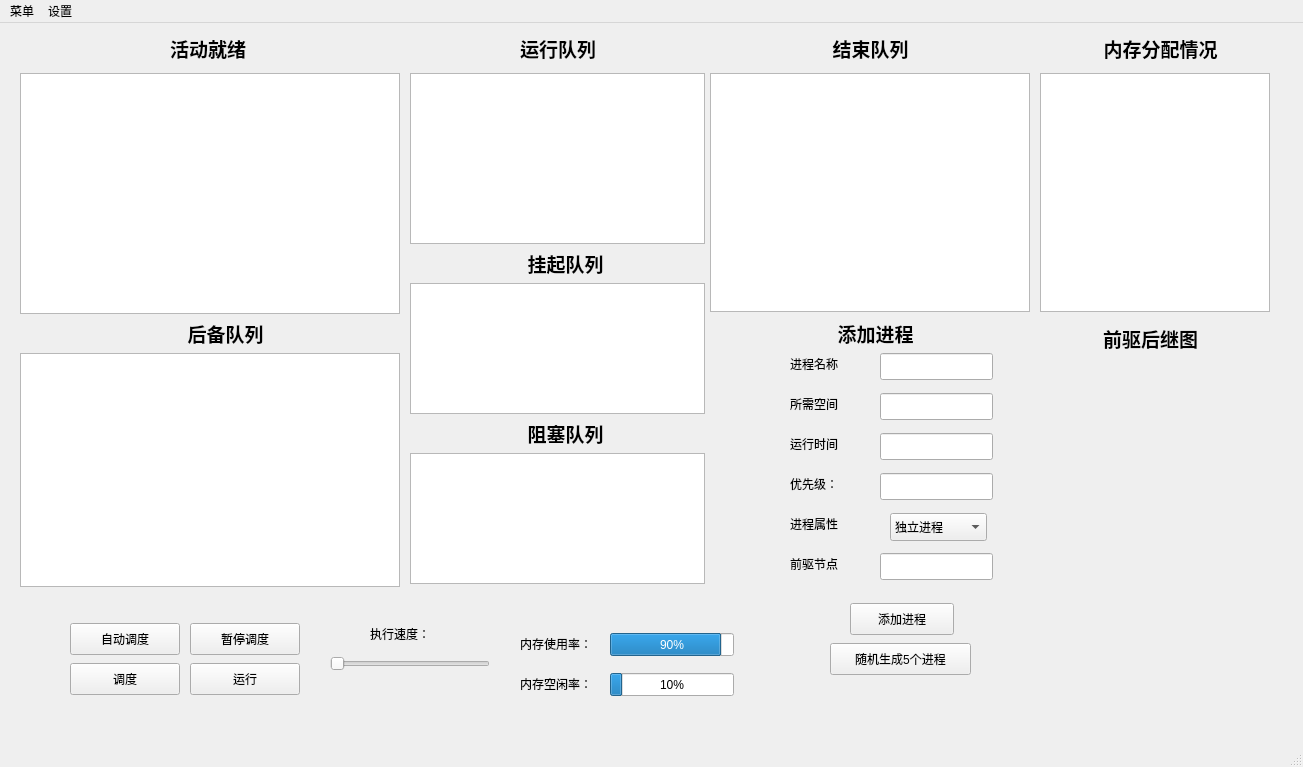
<?xml version="1.0" encoding="UTF-8"?>
<ui version="4.0">
 <class>app</class>
 <widget class="QMainWindow" name="app">
  <property name="geometry">
   <rect>
    <x>0</x>
    <y>0</y>
    <width>1303</width>
    <height>767</height>
   </rect>
  </property>
  <property name="contextMenuPolicy">
   <enum>Qt::NoContextMenu</enum>
  </property>
  <property name="windowTitle">
   <string>OS-master-常琪凯</string>
  </property>
  <property name="styleSheet">
   <string notr="true"/>
  </property>
  <widget class="QWidget" name="centralwidget">
   <widget class="QPushButton" name="button_scheduling">
    <property name="geometry">
     <rect>
      <x>70</x>
      <y>640</y>
      <width>110</width>
      <height>32</height>
     </rect>
    </property>
    <property name="text">
     <string>调度</string>
    </property>
   </widget>
   <widget class="QLabel" name="label_ready">
    <property name="geometry">
     <rect>
      <x>170</x>
      <y>10</y>
      <width>111</width>
      <height>30</height>
     </rect>
    </property>
    <property name="maximumSize">
     <size>
      <width>500</width>
      <height>500</height>
     </size>
    </property>
    <property name="palette">
     <palette>
      <active>
       <colorrole role="Button">
        <brush brushstyle="SolidPattern">
         <color alpha="255">
          <red>0</red>
          <green>255</green>
          <blue>255</blue>
         </color>
        </brush>
       </colorrole>
       <colorrole role="Light">
        <brush brushstyle="SolidPattern">
         <color alpha="255">
          <red>127</red>
          <green>255</green>
          <blue>255</blue>
         </color>
        </brush>
       </colorrole>
       <colorrole role="Midlight">
        <brush brushstyle="SolidPattern">
         <color alpha="255">
          <red>63</red>
          <green>255</green>
          <blue>255</blue>
         </color>
        </brush>
       </colorrole>
       <colorrole role="Dark">
        <brush brushstyle="SolidPattern">
         <color alpha="255">
          <red>0</red>
          <green>127</green>
          <blue>127</blue>
         </color>
        </brush>
       </colorrole>
       <colorrole role="Mid">
        <brush brushstyle="SolidPattern">
         <color alpha="255">
          <red>0</red>
          <green>170</green>
          <blue>170</blue>
         </color>
        </brush>
       </colorrole>
       <colorrole role="Window">
        <brush brushstyle="SolidPattern">
         <color alpha="255">
          <red>0</red>
          <green>255</green>
          <blue>255</blue>
         </color>
        </brush>
       </colorrole>
       <colorrole role="Shadow">
        <brush brushstyle="SolidPattern">
         <color alpha="255">
          <red>0</red>
          <green>0</green>
          <blue>0</blue>
         </color>
        </brush>
       </colorrole>
       <colorrole role="AlternateBase">
        <brush brushstyle="SolidPattern">
         <color alpha="255">
          <red>127</red>
          <green>255</green>
          <blue>255</blue>
         </color>
        </brush>
       </colorrole>
      </active>
      <inactive>
       <colorrole role="Button">
        <brush brushstyle="SolidPattern">
         <color alpha="255">
          <red>240</red>
          <green>240</green>
          <blue>240</blue>
         </color>
        </brush>
       </colorrole>
       <colorrole role="Light">
        <brush brushstyle="SolidPattern">
         <color alpha="255">
          <red>255</red>
          <green>255</green>
          <blue>255</blue>
         </color>
        </brush>
       </colorrole>
       <colorrole role="Midlight">
        <brush brushstyle="SolidPattern">
         <color alpha="255">
          <red>227</red>
          <green>227</green>
          <blue>227</blue>
         </color>
        </brush>
       </colorrole>
       <colorrole role="Dark">
        <brush brushstyle="SolidPattern">
         <color alpha="255">
          <red>160</red>
          <green>160</green>
          <blue>160</blue>
         </color>
        </brush>
       </colorrole>
       <colorrole role="Mid">
        <brush brushstyle="SolidPattern">
         <color alpha="255">
          <red>160</red>
          <green>160</green>
          <blue>160</blue>
         </color>
        </brush>
       </colorrole>
       <colorrole role="Window">
        <brush brushstyle="SolidPattern">
         <color alpha="255">
          <red>240</red>
          <green>240</green>
          <blue>240</blue>
         </color>
        </brush>
       </colorrole>
       <colorrole role="Shadow">
        <brush brushstyle="SolidPattern">
         <color alpha="255">
          <red>105</red>
          <green>105</green>
          <blue>105</blue>
         </color>
        </brush>
       </colorrole>
       <colorrole role="AlternateBase">
        <brush brushstyle="SolidPattern">
         <color alpha="255">
          <red>245</red>
          <green>245</green>
          <blue>245</blue>
         </color>
        </brush>
       </colorrole>
      </inactive>
      <disabled>
       <colorrole role="Button">
        <brush brushstyle="SolidPattern">
         <color alpha="255">
          <red>0</red>
          <green>255</green>
          <blue>255</blue>
         </color>
        </brush>
       </colorrole>
       <colorrole role="Light">
        <brush brushstyle="SolidPattern">
         <color alpha="255">
          <red>127</red>
          <green>255</green>
          <blue>255</blue>
         </color>
        </brush>
       </colorrole>
       <colorrole role="Midlight">
        <brush brushstyle="SolidPattern">
         <color alpha="255">
          <red>63</red>
          <green>255</green>
          <blue>255</blue>
         </color>
        </brush>
       </colorrole>
       <colorrole role="Dark">
        <brush brushstyle="SolidPattern">
         <color alpha="255">
          <red>0</red>
          <green>127</green>
          <blue>127</blue>
         </color>
        </brush>
       </colorrole>
       <colorrole role="Mid">
        <brush brushstyle="SolidPattern">
         <color alpha="255">
          <red>0</red>
          <green>170</green>
          <blue>170</blue>
         </color>
        </brush>
       </colorrole>
       <colorrole role="Window">
        <brush brushstyle="SolidPattern">
         <color alpha="255">
          <red>0</red>
          <green>255</green>
          <blue>255</blue>
         </color>
        </brush>
       </colorrole>
       <colorrole role="Shadow">
        <brush brushstyle="SolidPattern">
         <color alpha="255">
          <red>0</red>
          <green>0</green>
          <blue>0</blue>
         </color>
        </brush>
       </colorrole>
       <colorrole role="AlternateBase">
        <brush brushstyle="SolidPattern">
         <color alpha="255">
          <red>245</red>
          <green>245</green>
          <blue>245</blue>
         </color>
        </brush>
       </colorrole>
      </disabled>
     </palette>
    </property>
    <property name="font">
     <font>
      <pointsize>14</pointsize>
      <bold>true</bold>
     </font>
    </property>
    <property name="text">
     <string>活动就绪</string>
    </property>
    <property name="textFormat">
     <enum>Qt::AutoText</enum>
    </property>
   </widget>
   <widget class="QLabel" name="label_run">
    <property name="geometry">
     <rect>
      <x>520</x>
      <y>10</y>
      <width>111</width>
      <height>30</height>
     </rect>
    </property>
    <property name="font">
     <font>
      <pointsize>14</pointsize>
      <bold>true</bold>
     </font>
    </property>
    <property name="text">
     <string>运行队列</string>
    </property>
   </widget>
   <widget class="QPushButton" name="button_run">
    <property name="geometry">
     <rect>
      <x>190</x>
      <y>640</y>
      <width>110</width>
      <height>32</height>
     </rect>
    </property>
    <property name="text">
     <string>运行</string>
    </property>
   </widget>
   <widget class="QLabel" name="label_end">
    <property name="geometry">
     <rect>
      <x>780</x>
      <y>10</y>
      <width>181</width>
      <height>30</height>
     </rect>
    </property>
    <property name="font">
     <font>
      <pointsize>14</pointsize>
      <bold>true</bold>
     </font>
    </property>
    <property name="text">
     <string>结束队列</string>
    </property>
    <property name="alignment">
     <set>Qt::AlignCenter</set>
    </property>
   </widget>
   <widget class="QLabel" name="label_end_2">
    <property name="geometry">
     <rect>
      <x>1060</x>
      <y>10</y>
      <width>201</width>
      <height>30</height>
     </rect>
    </property>
    <property name="font">
     <font>
      <pointsize>14</pointsize>
      <bold>true</bold>
     </font>
    </property>
    <property name="text">
     <string>内存分配情况</string>
    </property>
    <property name="alignment">
     <set>Qt::AlignCenter</set>
    </property>
   </widget>
   <widget class="QLineEdit" name="input_pid">
    <property name="geometry">
     <rect>
      <x>880</x>
      <y>330</y>
      <width>113</width>
      <height>27</height>
     </rect>
    </property>
   </widget>
   <widget class="QLineEdit" name="input_space">
    <property name="geometry">
     <rect>
      <x>880</x>
      <y>370</y>
      <width>113</width>
      <height>27</height>
     </rect>
    </property>
   </widget>
   <widget class="QLineEdit" name="input_runtime">
    <property name="geometry">
     <rect>
      <x>880</x>
      <y>410</y>
      <width>113</width>
      <height>27</height>
     </rect>
    </property>
   </widget>
   <widget class="QLabel" name="label">
    <property name="geometry">
     <rect>
      <x>790</x>
      <y>330</y>
      <width>77</width>
      <height>22</height>
     </rect>
    </property>
    <property name="text">
     <string>进程名称</string>
    </property>
   </widget>
   <widget class="QLabel" name="label_2">
    <property name="geometry">
     <rect>
      <x>790</x>
      <y>370</y>
      <width>77</width>
      <height>22</height>
     </rect>
    </property>
    <property name="text">
     <string>所需空间</string>
    </property>
   </widget>
   <widget class="QLabel" name="label_3">
    <property name="geometry">
     <rect>
      <x>790</x>
      <y>410</y>
      <width>77</width>
      <height>22</height>
     </rect>
    </property>
    <property name="text">
     <string>运行时间</string>
    </property>
   </widget>
   <widget class="QLabel" name="label_4">
    <property name="geometry">
     <rect>
      <x>790</x>
      <y>490</y>
      <width>77</width>
      <height>22</height>
     </rect>
    </property>
    <property name="text">
     <string>进程属性</string>
    </property>
   </widget>
   <widget class="QComboBox" name="input_attribute">
    <property name="geometry">
     <rect>
      <x>890</x>
      <y>490</y>
      <width>97</width>
      <height>28</height>
     </rect>
    </property>
    <item>
     <property name="text">
      <string>独立进程</string>
     </property>
    </item>
    <item>
     <property name="text">
      <string>并发进程</string>
     </property>
    </item>
   </widget>
   <widget class="QLabel" name="label_5">
    <property name="geometry">
     <rect>
      <x>790</x>
      <y>530</y>
      <width>77</width>
      <height>22</height>
     </rect>
    </property>
    <property name="text">
     <string>前驱节点</string>
    </property>
   </widget>
   <widget class="QPushButton" name="button_addProgress">
    <property name="geometry">
     <rect>
      <x>850</x>
      <y>580</y>
      <width>104</width>
      <height>32</height>
     </rect>
    </property>
    <property name="text">
     <string>添加进程</string>
    </property>
   </widget>
   <widget class="QLabel" name="label_6">
    <property name="geometry">
     <rect>
      <x>790</x>
      <y>450</y>
      <width>77</width>
      <height>22</height>
     </rect>
    </property>
    <property name="text">
     <string>优先级：</string>
    </property>
   </widget>
   <widget class="QLineEdit" name="input_priority">
    <property name="geometry">
     <rect>
      <x>880</x>
      <y>450</y>
      <width>113</width>
      <height>27</height>
     </rect>
    </property>
   </widget>
   <widget class="QLineEdit" name="input_preprogress">
    <property name="geometry">
     <rect>
      <x>880</x>
      <y>530</y>
      <width>113</width>
      <height>27</height>
     </rect>
    </property>
   </widget>
   <widget class="QTableView" name="tableBack">
    <property name="enabled">
     <bool>true</bool>
    </property>
    <property name="geometry">
     <rect>
      <x>20</x>
      <y>330</y>
      <width>380</width>
      <height>234</height>
     </rect>
    </property>
    <property name="sizePolicy">
     <sizepolicy hsizetype="Expanding" vsizetype="Expanding">
      <horstretch>0</horstretch>
      <verstretch>0</verstretch>
     </sizepolicy>
    </property>
    <property name="maximumSize">
     <size>
      <width>380</width>
      <height>255</height>
     </size>
    </property>
   </widget>
   <widget class="QLabel" name="label_back">
    <property name="geometry">
     <rect>
      <x>160</x>
      <y>290</y>
      <width>131</width>
      <height>41</height>
     </rect>
    </property>
    <property name="font">
     <font>
      <pointsize>14</pointsize>
      <bold>true</bold>
     </font>
    </property>
    <property name="text">
     <string>后备队列</string>
    </property>
    <property name="textFormat">
     <enum>Qt::MarkdownText</enum>
    </property>
    <property name="alignment">
     <set>Qt::AlignCenter</set>
    </property>
   </widget>
   <widget class="QTableView" name="tableReady">
    <property name="enabled">
     <bool>true</bool>
    </property>
    <property name="geometry">
     <rect>
      <x>20</x>
      <y>50</y>
      <width>380</width>
      <height>241</height>
     </rect>
    </property>
    <property name="maximumSize">
     <size>
      <width>380</width>
      <height>255</height>
     </size>
    </property>
   </widget>
   <widget class="QTableView" name="tableRun">
    <property name="enabled">
     <bool>true</bool>
    </property>
    <property name="geometry">
     <rect>
      <x>410</x>
      <y>50</y>
      <width>295</width>
      <height>171</height>
     </rect>
    </property>
    <property name="maximumSize">
     <size>
      <width>295</width>
      <height>400</height>
     </size>
    </property>
   </widget>
   <widget class="QTableView" name="tablesuspend">
    <property name="enabled">
     <bool>true</bool>
    </property>
    <property name="geometry">
     <rect>
      <x>410</x>
      <y>260</y>
      <width>295</width>
      <height>131</height>
     </rect>
    </property>
    <property name="maximumSize">
     <size>
      <width>295</width>
      <height>400</height>
     </size>
    </property>
   </widget>
   <widget class="QLabel" name="label_suspend">
    <property name="geometry">
     <rect>
      <x>510</x>
      <y>225</y>
      <width>111</width>
      <height>31</height>
     </rect>
    </property>
    <property name="font">
     <font>
      <pointsize>14</pointsize>
      <bold>true</bold>
     </font>
    </property>
    <property name="text">
     <string>挂起队列</string>
    </property>
    <property name="alignment">
     <set>Qt::AlignCenter</set>
    </property>
   </widget>
   <widget class="QTableView" name="tableEnd">
    <property name="enabled">
     <bool>true</bool>
    </property>
    <property name="geometry">
     <rect>
      <x>710</x>
      <y>50</y>
      <width>320</width>
      <height>239</height>
     </rect>
    </property>
    <property name="sizePolicy">
     <sizepolicy hsizetype="Fixed" vsizetype="Fixed">
      <horstretch>0</horstretch>
      <verstretch>0</verstretch>
     </sizepolicy>
    </property>
    <property name="maximumSize">
     <size>
      <width>320</width>
      <height>520</height>
     </size>
    </property>
   </widget>
   <widget class="QTableView" name="memTable">
    <property name="geometry">
     <rect>
      <x>1040</x>
      <y>50</y>
      <width>230</width>
      <height>239</height>
     </rect>
    </property>
    <property name="minimumSize">
     <size>
      <width>230</width>
      <height>0</height>
     </size>
    </property>
    <property name="maximumSize">
     <size>
      <width>230</width>
      <height>520</height>
     </size>
    </property>
   </widget>
   <widget class="QPushButton" name="button_beginScheduling">
    <property name="geometry">
     <rect>
      <x>70</x>
      <y>600</y>
      <width>110</width>
      <height>32</height>
     </rect>
    </property>
    <property name="text">
     <string>自动调度</string>
    </property>
   </widget>
   <widget class="QPushButton" name="button_stopScheduling">
    <property name="geometry">
     <rect>
      <x>190</x>
      <y>600</y>
      <width>110</width>
      <height>32</height>
     </rect>
    </property>
    <property name="text">
     <string>暂停调度</string>
    </property>
   </widget>
   <widget class="QLabel" name="label_suspend_2">
    <property name="geometry">
     <rect>
      <x>820</x>
      <y>295</y>
      <width>111</width>
      <height>31</height>
     </rect>
    </property>
    <property name="font">
     <font>
      <pointsize>14</pointsize>
      <bold>true</bold>
     </font>
    </property>
    <property name="text">
     <string>添加进程</string>
    </property>
    <property name="alignment">
     <set>Qt::AlignCenter</set>
    </property>
   </widget>
   <widget class="QProgressBar" name="progressBar_memuse">
    <property name="geometry">
     <rect>
      <x>610</x>
      <y>610</y>
      <width>124</width>
      <height>23</height>
     </rect>
    </property>
    <property name="value">
     <number>90</number>
    </property>
   </widget>
   <widget class="QLabel" name="label_7">
    <property name="geometry">
     <rect>
      <x>520</x>
      <y>610</y>
      <width>101</width>
      <height>22</height>
     </rect>
    </property>
    <property name="text">
     <string>内存使用率：</string>
    </property>
   </widget>
   <widget class="QLabel" name="label_8">
    <property name="geometry">
     <rect>
      <x>520</x>
      <y>650</y>
      <width>101</width>
      <height>22</height>
     </rect>
    </property>
    <property name="text">
     <string>内存空闲率：</string>
    </property>
   </widget>
   <widget class="QProgressBar" name="progressBar_free">
    <property name="geometry">
     <rect>
      <x>610</x>
      <y>650</y>
      <width>124</width>
      <height>23</height>
     </rect>
    </property>
    <property name="value">
     <number>10</number>
    </property>
   </widget>
   <widget class="QPushButton" name="button_randomadd">
    <property name="geometry">
     <rect>
      <x>830</x>
      <y>620</y>
      <width>141</width>
      <height>32</height>
     </rect>
    </property>
    <property name="text">
     <string>随机生成5个进程</string>
    </property>
   </widget>
   <widget class="QSlider" name="speed_control">
    <property name="geometry">
     <rect>
      <x>330</x>
      <y>630</y>
      <width>160</width>
      <height>22</height>
     </rect>
    </property>
    <property name="orientation">
     <enum>Qt::Horizontal</enum>
    </property>
   </widget>
   <widget class="QLabel" name="label_9">
    <property name="geometry">
     <rect>
      <x>370</x>
      <y>600</y>
      <width>91</width>
      <height>22</height>
     </rect>
    </property>
    <property name="text">
     <string>执行速度：</string>
    </property>
   </widget>
   <widget class="QLabel" name="label_suspend_3">
    <property name="geometry">
     <rect>
      <x>1080</x>
      <y>300</y>
      <width>141</width>
      <height>31</height>
     </rect>
    </property>
    <property name="font">
     <font>
      <pointsize>14</pointsize>
      <bold>true</bold>
     </font>
    </property>
    <property name="text">
     <string>前驱后继图</string>
    </property>
    <property name="alignment">
     <set>Qt::AlignCenter</set>
    </property>
   </widget>
   <widget class="QLabel" name="label_suspend_4">
    <property name="geometry">
     <rect>
      <x>510</x>
      <y>395</y>
      <width>111</width>
      <height>31</height>
     </rect>
    </property>
    <property name="font">
     <font>
      <pointsize>14</pointsize>
      <bold>true</bold>
     </font>
    </property>
    <property name="text">
     <string>阻塞队列</string>
    </property>
    <property name="alignment">
     <set>Qt::AlignCenter</set>
    </property>
   </widget>
   <widget class="QTableView" name="tableblock">
    <property name="enabled">
     <bool>true</bool>
    </property>
    <property name="geometry">
     <rect>
      <x>410</x>
      <y>430</y>
      <width>295</width>
      <height>131</height>
     </rect>
    </property>
    <property name="maximumSize">
     <size>
      <width>295</width>
      <height>400</height>
     </size>
    </property>
   </widget>
  </widget>
  <widget class="QMenuBar" name="menubar">
   <property name="geometry">
    <rect>
     <x>0</x>
     <y>0</y>
     <width>1303</width>
     <height>28</height>
    </rect>
   </property>
   <widget class="QMenu" name="menuOS_Master_JsingMog">
    <property name="title">
     <string>菜单</string>
    </property>
    <addaction name="separator"/>
    <addaction name="actionSuspend"/>
    <addaction name="separator"/>
    <addaction name="actionUnsuspend"/>
    <addaction name="separator"/>
   </widget>
   <widget class="QMenu" name="menu">
    <property name="title">
     <string>设置</string>
    </property>
    <addaction name="action_setcpunum"/>
    <addaction name="separator"/>
   </widget>
   <addaction name="menuOS_Master_JsingMog"/>
   <addaction name="menu"/>
  </widget>
  <widget class="QStatusBar" name="statusbar"/>
  <action name="actionSuspend">
   <property name="text">
    <string>进程挂起
</string>
   </property>
  </action>
  <action name="actionUnsuspend">
   <property name="text">
    <string>进程解挂</string>
   </property>
  </action>
  <action name="action_setcpunum">
   <property name="text">
    <string>处理机数量
</string>
   </property>
  </action>
  <action name="action_times">
   <property name="text">
    <string>时间片大小</string>
   </property>
  </action>
  <action name="action_mainmem">
   <property name="text">
    <string>主存空间大小</string>
   </property>
  </action>
  <action name="actionIO">
   <property name="text">
    <string>进程IO</string>
   </property>
  </action>
  <action name="actionIOend">
   <property name="text">
    <string>IO结束</string>
   </property>
  </action>
 </widget>
 <resources/>
 <connections/>
</ui>
